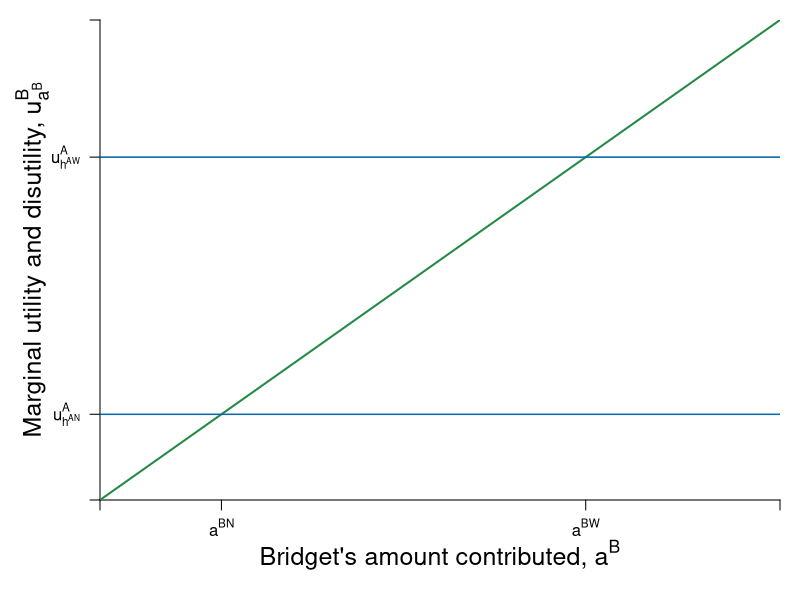

Write the R code that produced this figure. (Note: this script raises an error after producing the figure.)
require(shape)
pdf(file = "public_mechanism/public_marginal.pdf", width = 8, height = 8)

#Set parameters for graphics
axislabelsize <- 1.5
graphlinewidth <- 2
segmentlinewidth <- 1.5

COL <- c("#7fc97f", "#beaed4", "#fdc086", "#ffff99", "#386cb0", "#f0027f", "#bf5b17", "#666666")
COLA <- c("#99d8c9","#66c2a4","#41ae76", "#238b45", "#005824")
COLB <- c("#4eb3d3", "#2b8cbe", "#0868ac","#084081")

par(mar =  c(5, 5, 1, 1))

MCost <- function(a, slope = 1, intercept = 0){
  intercept + slope*a
}


xlims <- c(0, 14)
ylims <- c(0, 14)

npts <- 501 
x <- seq(xlims[1], xlims[2], length.out = npts)
y <- seq(ylims[1], ylims[2], length.out = npts) 
a <- c(12, 46.08, 90)

plot(0, 0, xlim = xlims, ylim = ylims, type = "n",
     xlab = expression(paste("")),
     ylab = expression(paste("")), 
     xaxt = "n", 
     yaxt = "n", 
     cex.lab = axislabelsize, 
     bty = "n",
     xaxs="i", 
     yaxs="i")

# ticksy <- seq(from = 0, to = ylims[2], by = 2)
# ylabels <- seq(from = 0, to = ylims[2], by = 2)
# ticksx <- seq(from = 0, to = xlims[2], by = 2)
# xlabels <- seq(from = 0, to = xlims[2], by = 2)
ticksy <- c(0, 2.5, 10, ylims[2])
ylabels <- c(NA, expression(paste(u[h^AN]^A)),  expression(paste(u[h^AW]^A)), NA)
ticksx <- c(0, 2.5, 10, xlims[2])
xlabels <- c(NA, expression(paste(a^BN)), expression(paste(a^{BW})), NA)

axis(1, at = ticksx, pos = 0, labels = xlabels)
axis(2, at = ticksy, pos = 0, labels = ylabels, las = 1)

#mtext(expression(paste("Bridget's amount contributed, ", a^B)), side=1, line = 2.5, cex = axislabelsize)
text(0.5*xlims[2], -1.6, expression(paste("Bridget's amount contributed, ", a^B)), xpd = TRUE, cex = axislabelsize) 
text(-1.4, 0.5*ylims[2], expression(paste("Marginal utility and disutility, ", u[a^B]^B)), xpd = TRUE, cex = axislabelsize, srt = 90) 

npts <- 500 
xx1 <- seq(xlims[1], xlims[2], length.out = npts)
xx2 <- seq(4, 8, length.out = npts)

#lines(xx1, MBenefit(xx1, ua = 10), col = COLA[4], lwd = graphlinewidth)
lines(xx1, MCost(xx1), col = COLA[4], lwd = graphlinewidth)
#lines(xx1, indiffA(xx1, ua = 46.08), col = COLA[4], lwd = graphlinewidth)
#lines(xx2, mrsA(xx2), col = "gray", lwd = graphlinewidth, lty = 2)


segments(0, 10, xlims[2], 10, lty = 1, col = COLB[3] , lwd = segmentlinewidth)
segments(0, 2.5, xlims[2], 2.5, lty = 1, col = COLB[3] , lwd = segmentlinewidth)

# segments(9.6, 0, 9.6, 9.6, lty = 2, col = "gray" , lwd = segmentlinewidth)
# 
# segments(0, 6.9, 6.9, 6.9, lty = 2, col = "gray" , lwd = segmentlinewidth)
# segments(6.9, 0, 6.9, 6.9, lty = 2, col = "gray" , lwd = segmentlinewidth)


#segments(4.11765, 6.17647, 5.88, 8.88, lty = 1, col = COL[2] , lwd = graphlinewidth)
# text(9.5, 30, expression(paste("Slope at ", (list(e^A, y^A)) == (list(6, 28)), " is ", e^A == 6)))

text(1.4, 11, expression(paste("Marginal Social")), cex = labelsize)
text(0.79, 10.3, expression(paste("Benefit")), cex = labelsize)
text(1.5, 3.5, expression(paste("Marginal Private")), cex = labelsize)
text(0.83, 2.8, expression(paste("Benefit")), cex = labelsize)
text(11.2, 13, expression(paste("Marginal Cost", phantom() == a^B)), cex = labelsize)


text(12.6, 10.5, expression(paste(msb == n*phi, phantom() == 5*phi)), cex = labelsize)
text(13, 3, expression(paste(mpb == phi)), cex = labelsize)
#Arrows(1.5, 9, 1.5, 11.5, col = "black", lty = 1, lwd = 2, arr.type = "triangle", arr.lwd = 0.5)
#text(3, 11, expression(paste(alpha, " increases, or ")), cex = labelsize)
#text(3, 10.5, expression(paste(h^B, " decreases")), cex = labelsize)

#Arrows(1.5, 7.5, 1.5, 4.5, col = "black", lty = 1, lwd = 2, arr.type = "triangle", arr.lwd = 0.5)
#text(3, 5.5, expression(paste(alpha, " decreases, or ")), cex = labelsize)
#text(3, 5, expression(paste(h^B, " increases")), cex = labelsize)

segments(10, 0, 10, 10, lty = 2, col = "gray" , lwd = segmentlinewidth)
points(10, 10, pch = 16, col = "black", cex = 1.5)
text(10.25, 9.5, expression(paste(g)), cex = labelsize)

segments(2.5, 0, 2.5, 2.5, lty = 2, col = "gray" , lwd = segmentlinewidth)
points(2.5, 2.5, pch = 16, col = "black", cex = 1.5)
text(2.5 + 0.25, 2.5 - 0.5, expression(paste(e)), cex = labelsize)

dev.off()
